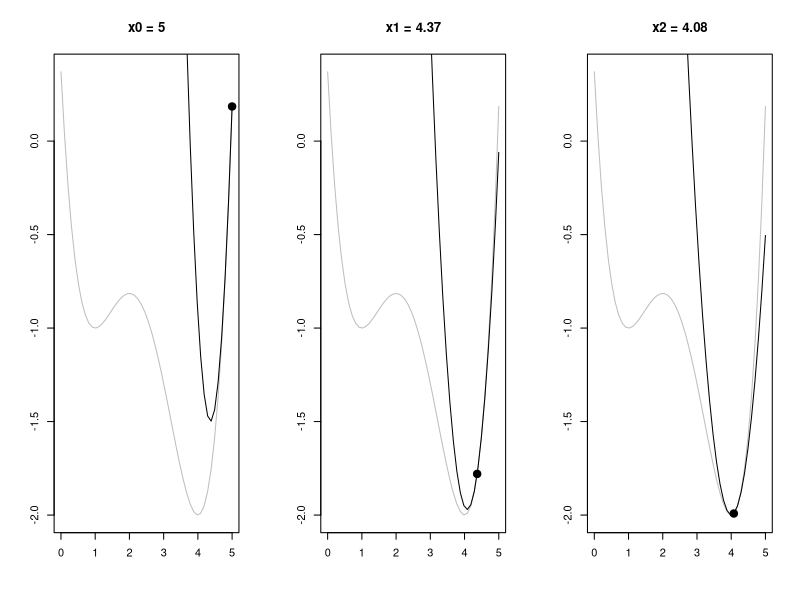

Write the R code that produced this figure.
A <- matrix(
  c(4*1^3, 3*1^2, 2*1, 1, 0,
    4*2^3, 3*2^2, 2*2, 1, 0,
    4*4^3, 3*4^2, 2*4, 1, 0,
    1, 1, 1, 1, 1,
    4^4, 4^3, 4^2, 4, 1), nrow = 5, byrow = TRUE)

rhs <- c(0, 0, 0, 1, 2)

coefs <- -solve(A, rhs)

poly <- function(x) {
    coefs %*% c(x^4, x^3, x^2, x, 1)
  }
poly <- Vectorize(poly)

taylor <- function(x, x0) {
  # derivatives
  c0 <- coefs %*% c(x0^4, x0^3, x0^2, x0, 1)
  c1 <- coefs %*% c(4*x0^3, 3*x0^2, 2*x0, 1, 0)
  c2 <- coefs %*% c(12*x0^2, 6*x0, 2, 0, 0)
  # 2nd order Taylor
  c0 + c1*(x - x0) + c2/2*(x-x0)^2
}
taylor <- Vectorize(taylor, "x")

newton_one_step <- function(x0) {
  c1 <- coefs %*% c(4*x0^3, 3*x0^2, 2*x0, 1, 0)
  c2 <- coefs %*% c(12*x0^2, 6*x0, 2, 0, 0)
  x0 - c1/c2
}

x <- seq(0, 5, length.out = 50)
y <- poly(x)

par(mfrow=c(1, 3))

plot_facet <- function(n, guess) {
  x1 <- seq(0, 5, length.out = 50)
  y1 <- taylor(x1, guess)
  plot(x, y, type = "l", 
       main = paste0("x", n, " = ", round(guess, 2)),
       xlab="", ylab="", col = "gray")
  lines(x1, y1)
  points(guess, poly(guess), pch=19, cex=1.5)
}

guess = 5
plot_facet(0, guess)

guess = newton_one_step(guess)
plot_facet(1, guess)

guess = newton_one_step(guess)
plot_facet(2, guess)
